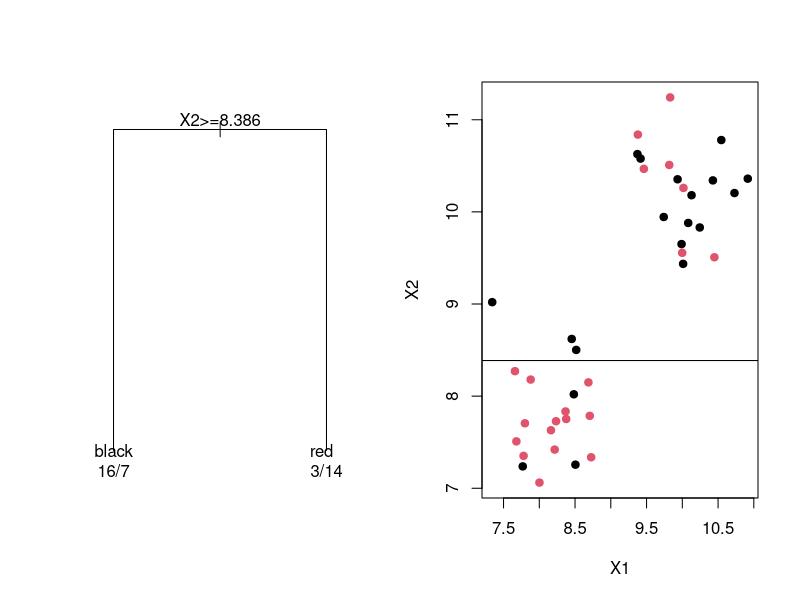
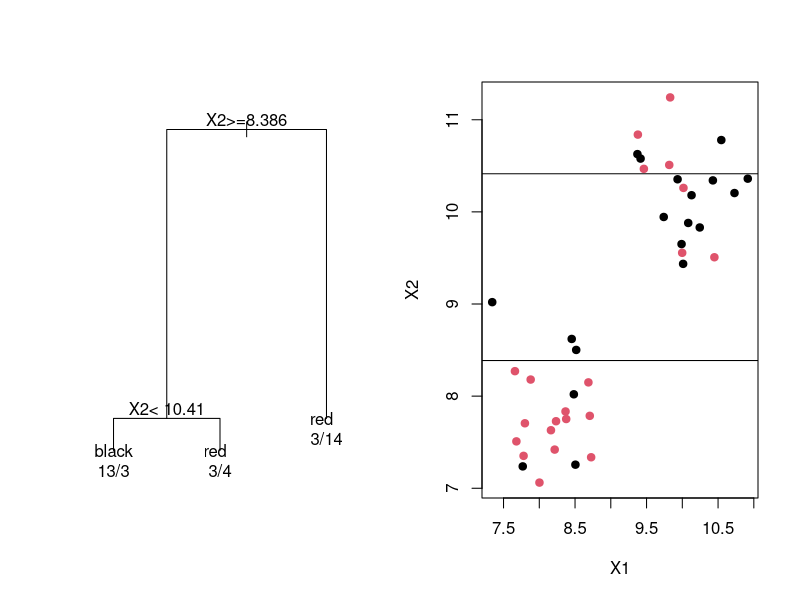
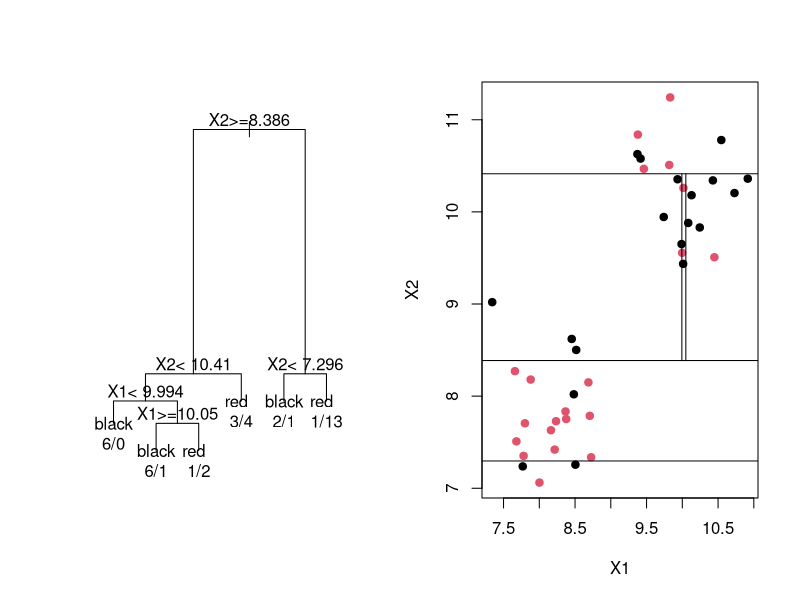
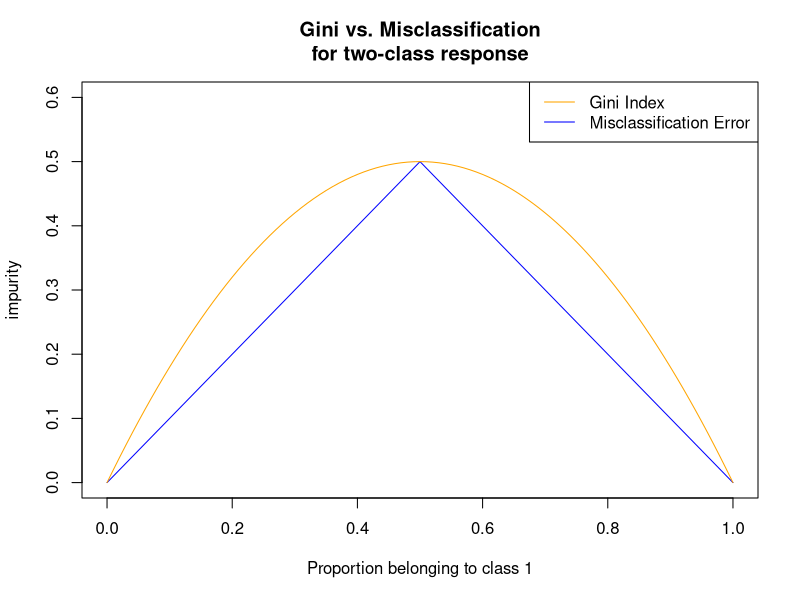
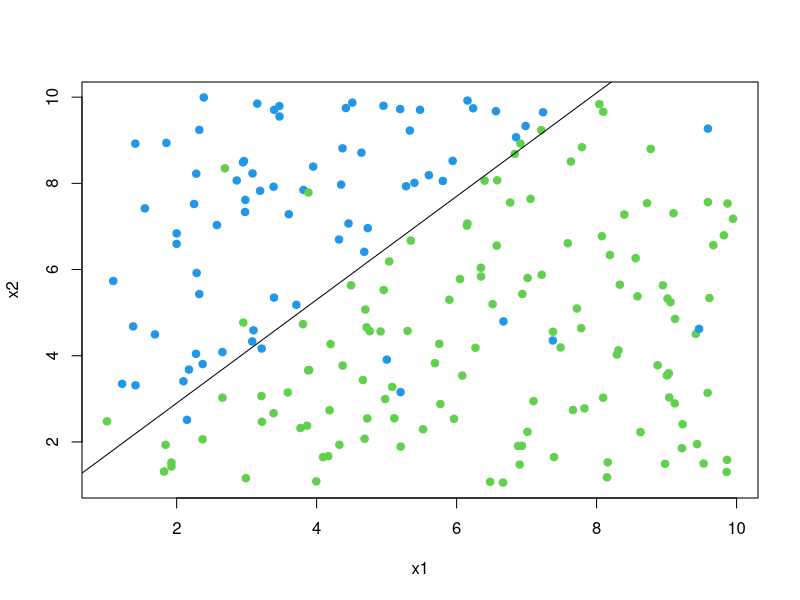
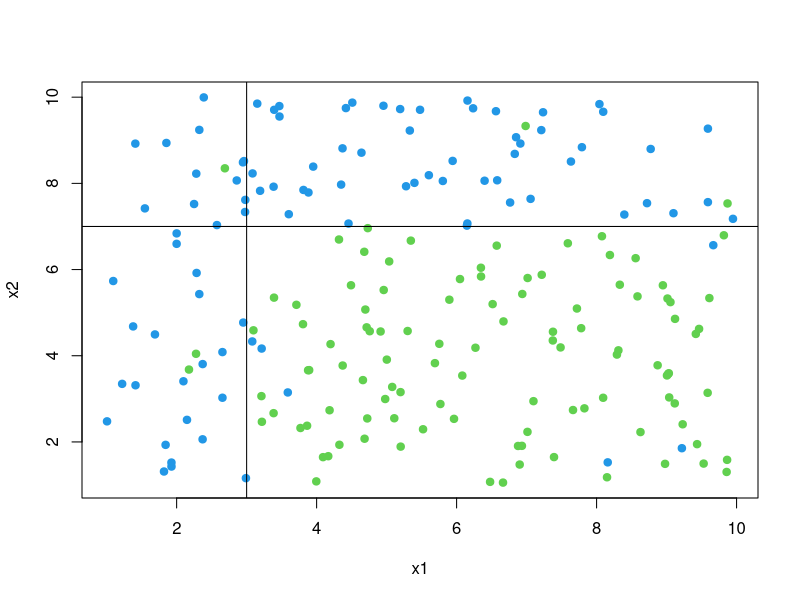

The R source for these figures, in order:
## ---- chunk 1
library(rpart)
set.seed(15)
X1 <-c(rnorm(20,10,0.5), rnorm(20,8,0.5))
X2 <- c(rnorm(20,10,0.5), rnorm(20,8,0.5))
# generate classification
Y <- numeric(length = 40)
for(i in seq_along(X1)){
  Y[i] <- if(X1[i] > 4 & X2[i] < 9) rbinom(n = 1, size = 1, prob = 0.75) else 
    rbinom(n = 1, size = 1, prob = 0.25)
}
DF <- data.frame(Y=factor(Y, labels = c("black","red")),X1,X2)
tout2 <- rpart(Y ~ X1 + X2, data=DF, method = "class", control=rpart.control(minsplit=25))
op <- par(mfrow=c(1,2))
plot(tout2, margin = 0.1)
text(tout2, use.n = TRUE)

plot(X2 ~ X1, data=DF, col = Y, pch=19)
abline(h=8.386349)
par(op)

## ---- chunk 2
DF <- data.frame(Y=factor(Y, labels = c("black","red")),X1,X2)
tout2 <- rpart(Y ~ X1 + X2, data=DF, method = "class", control=rpart.control(minsplit=11))
op <- par(mfrow=c(1,2))
plot(tout2, margin = 0.1)
text(tout2, use.n = TRUE)

plot(X2 ~ X1, data=DF, col = Y, pch=19)
abline(h=8.386349)
abline(h=10.41387)
par(op)

## ---- chunk 3
DF <- data.frame(Y=factor(Y, labels = c("black","red")),X1,X2)
tout2 <- rpart(Y ~ X1 + X2, data=DF, method = "class", control=rpart.control(minsplit=9))
op <- par(mfrow=c(1,2))
plot(tout2, margin = 0.1)
text(tout2, use.n = TRUE)

plot(X2 ~ X1, data=DF, col = Y, pch=19)
abline(h=8.386349)
abline(h=10.41387)
abline(h=7.296315)
segments(x0 = 9.993876, y0 = 8.386349, x1 = 9.993876, y1 = 10.41387)
segments(x0 = 10.04942, y0 = 8.386349, x1 = 10.04942, y1 = 10.41387)
par(op)

## ---- chunk 4
pm1 <- seq(0,1,0.01)
pm2 <- 1 - pm1
class <- 1 - pmax(pm1,pm2)
gini <- pm1*(1-pm1) + pm2*(1-pm2)
plot(pm1, class, type="l", xlab="Proportion belonging to class 1", ylab="impurity", 
     ylim=c(0,0.6), main=("Gini vs. Misclassification\nfor two-class response"), col="blue")
lines(pm1, gini, type="l", col="orange")
legend("topright", legend = c("Gini Index", "Misclassification Error"), 
       col = c("orange","blue"),lty = 1)
## ---- chunk 5
# true decision boundary is linear
set.seed(123)
x1 <- runif(200,1,10)
x2 <- runif(200,1,10)
df <- data.frame(x1,x2)
df <- df[order(df$x1),]
# boundary
df$b <- 0.5 + 1.2*seq(1,10,length=200)
fg <- function(x) if(x) rbinom(1,1,0.95) else rbinom(1,1,0.05)
df$g <- sapply(df$x2 > df$b,fg)
plot(x2 ~ x1, data=df, col=(g+3),pch=19)
abline(a=0.5,b=1.2)
## ---- chunk 6
# true decision boundary is non-linear
set.seed(123)
x1 <- runif(200,1,10)
x2 <- runif(200,1,10)
df <- data.frame(x1,x2)
# boundary
fg <- function(x) if(x) rbinom(1,1,0.95) else rbinom(1,1,0.05)
df$g <- sapply(df$x1 < 3 | df$x2 > 7,fg)
plot(x2 ~ x1, data=df, col=(g+3),pch=19)
abline(v=3,h=7)
